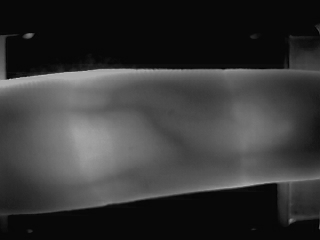
#> input picture dataset/train/010/left/index_1.bmp, 320 x 240 px, found by its file name
$ python visualize.py   (older library calls are emulated)
#> lines starting #> are read from the running program, lines starting #| are printed output that depends on the picture; after the words box and inside, x2 and y2 are one past the last pixel; in counts of white or black regions, pixels touching at a corner belong together
### preprocessing/preprocess.py
"""
Preprocessing module for Finger Vein Recognition.
Handles contrast enhancement (CLAHE), thresholding, morphological cleaning, and Gabor filter banks.
"""
import base64
from io import BytesIO
import cv2
import numpy as np
from PIL import Image

def build_gabor_kernels():
    kernels = []
    for theta in np.arange(0, np.pi, np.pi / 8):
        for sigma in [2, 4]:
            kernel = cv2.getGaborKernel((21, 21), sigma, theta, 10, 0.5, 0, cv2.CV_32F)
            s = kernel.sum()
            kernel /= s if s != 0 else 1
            kernels.append(kernel)
#> in run_visualization, img_bgr is the input picture: shape (240, 320, 3); min 0, max 190, mean 53.8
    return kernels

GABOR_KERNELS = build_gabor_kernels()


def to_grayscale(img):
    if len(img.shape) == 3:
        return cv2.cvtColor(img, cv2.COLOR_BGR2GRAY)
    return img.copy()


def resize_image(img, size=(128, 64)):
    """Resizes the image to (width, height)"""
#> called with size = (128, 64)
    return cv2.resize(img, size)
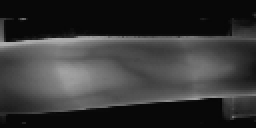
#> returned value: shape (64, 128) (shown 2 times larger); min 5, max 178, mean 53.8


def apply_clahe(img, clip_limit=3.0, tile_grid_size=(8, 8)):
    """Enhance local contrast of finger vein patterns"""
#> called with clip_limit = 3, tile_grid_size = (8, 8)
    clahe = cv2.createCLAHE(clipLimit=clip_limit, tileGridSize=tile_grid_size)
    return clahe.apply(img)
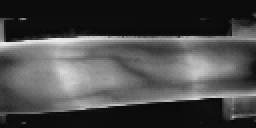
#> returned value: shape (64, 128) (shown 2 times larger); min 6, max 235, mean 73


# [15 lines left out: function preprocess_image, not called in this run]


def extract_vein_mask(enhanced_img):
    """
    Segment the vein structure using adaptive thresholding and morphological filters.
    """
    blurred = cv2.GaussianBlur(enhanced_img, (3, 3), 0)
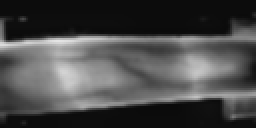
#> blurred: shape (64, 128) (shown 2 times larger); min 9, max 228, mean 73
    thresh = cv2.adaptiveThreshold(
        blurred, 255, cv2.ADAPTIVE_THRESH_GAUSSIAN_C,
        cv2.THRESH_BINARY_INV, 11, 2
    )
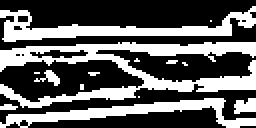
#> thresh: shape (64, 128) (shown 2 times larger); 37.2% white; 14 white regions (8 under 20 px), largest, box (x1, y1, x2, y2) and area: (0, 21, 128, 54) 1498, (0, 3, 128, 21) 760, (0, 49, 128, 64) 620, (117, 49, 128, 57) 67, (17, 35, 30, 43) 44, (0, 52, 9, 55) 21
    kernel = np.ones((3, 3), np.uint8)
    cleaned = cv2.morphologyEx(thresh, cv2.MORPH_CLOSE, kernel)
#> cleaned: shape (64, 128); 40% white; 5 white regions (3 under 20 px), largest, box (x1, y1, x2, y2) and area: (0, 21, 128, 64) 2471, (0, 3, 128, 21) 789
    cleaned = cv2.morphologyEx(cleaned, cv2.MORPH_OPEN, kernel)
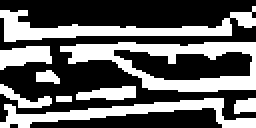
#> cleaned: shape (64, 128) (shown 2 times larger); 38.5% white; 9 white regions, largest, box (x1, y1, x2, y2) and area: (30, 21, 128, 46) 1069, (0, 3, 128, 21) 773, (0, 49, 128, 64) 671
    return cleaned


# [36 lines left out: functions to_base64_str, get_visual_stages, not called in this run]

### preprocessing/visualize.py
"""
Visualization script for Finger Vein Preprocessing Pipeline (Week 4).
Applies grayscale conversion, contrast enhancement, vein masking, and Gabor filtering.
Saves the comparative visualization plot to docs/preprocessing_stages.png.
"""
import os
import cv2
import numpy as np
import matplotlib
matplotlib.use('Agg')  # Headless backend to prevent Win32 capsulation errors
import matplotlib.pyplot as plt

# Resolve paths when executing from script context
import sys
sys.path.append(os.path.abspath(os.path.join(os.path.dirname(__file__), '..')))

from preprocessing.preprocess import (
    to_grayscale, resize_image, apply_clahe,
    extract_vein_mask, GABOR_KERNELS
)

def run_visualization():
    sample_path = os.path.join("dataset", "train", "001", "left", "index_1.bmp")
    if not os.path.exists(sample_path):
        print(f"[ERROR] Sample image not found at {sample_path}. Please complete Week 3 first.")
        return

    # Read original image (BGR)
    img_bgr = cv2.imread(sample_path)

    # 1. Grayscale
    img_gray = to_grayscale(img_bgr)

    # 2. Resized
    img_resized = resize_image(img_gray, (128, 64))

    # 3. CLAHE Contrast Enhanced
    img_enhanced = apply_clahe(img_resized)

    # 4. Vein Mask (Adaptive thresholding + morphology)
    img_mask = extract_vein_mask(img_enhanced)

    # 5. Gabor Filter response combination
    img_gabor = np.zeros_like(img_enhanced, dtype=np.float32)
    for k in GABOR_KERNELS[:4]:
        img_gabor += np.abs(cv2.filter2D(img_enhanced, cv2.CV_32F, k))
#> this loop made 4 passes
#> pass 1, in run_visualization, `img_gabor += np.abs(cv2.filter2D(img_enhanced, cv2.CV_32F, k))`:
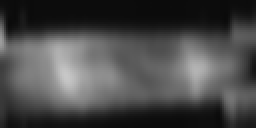
#> img_gabor: shape (64, 128) float32 (shown 2 times larger); min 10.31, max 199.7, mean 73
#> pass 3, in run_visualization, `img_gabor += np.abs(cv2.filter2D(img_enhanced, cv2.CV_32F, k))`:
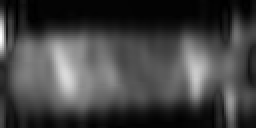
#> img_gabor: shape (64, 128) float32 (shown 2 times larger); min 24.28, max 789.8, mean 224.6; drawn with min black and max white
    img_gabor = cv2.normalize(img_gabor, None, 0, 255, cv2.NORM_MINMAX).astype(np.uint8)

    # Plot using matplotlib
    fig, axes = plt.subplots(1, 5, figsize=(15, 3.5))

    # Titles and arrays mapping
    stages = [
        ("Original (BGR)", cv2.cvtColor(img_bgr, cv2.COLOR_BGR2RGB)),
        ("Grayscale Resized", img_resized),
        ("CLAHE Enhanced", img_enhanced),
        ("Binarized Vein Mask", img_mask),
        ("Gabor Filter Map", img_gabor)
    ]

    for ax, (title, data) in zip(axes, stages):
        if len(data.shape) == 3:
            ax.imshow(data)
        else:
            ax.imshow(data, cmap='gray')
        ax.set_title(title, fontsize=10, fontweight='semibold')
        ax.axis('off')
#> this loop made 5 passes
#> title on passes 1 to 5: 'Original (BGR)', 'Grayscale Resized', 'CLAHE Enhanced', 'Binarized Vein Mask', 'Gabor Filter Map'

    plt.tight_layout()

    # Ensure docs directory exists
    os.makedirs("docs", exist_ok=True)
    out_path = os.path.join("docs", "preprocessing_stages.png")
    plt.savefig(out_path, dpi=200, bbox_inches='tight')
    plt.close()

    print(f"[Done] Preprocessing visualization successfully saved to: {out_path}")


if __name__ == '__main__':
    run_visualization()
